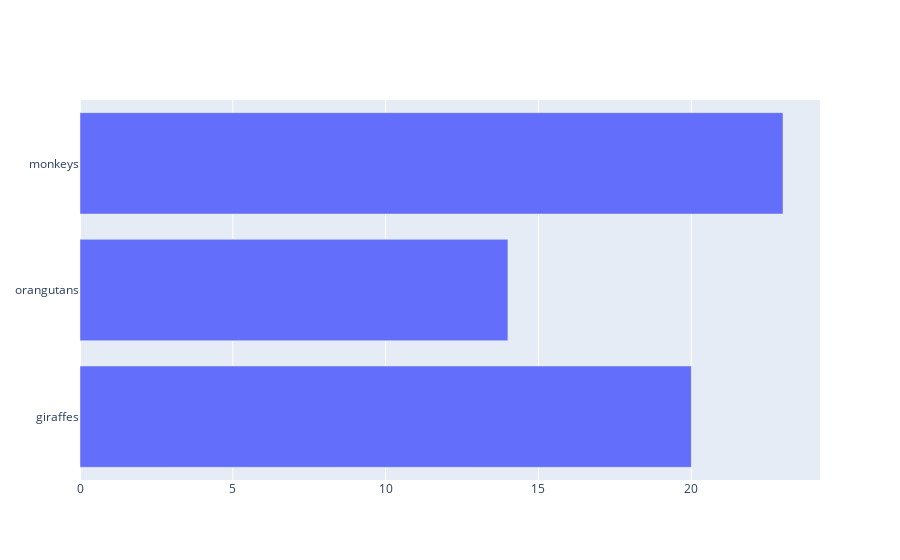

The notebook cell this image was saved under:
### Code cell
fig = go.Figure(go.Bar(
            x=[20, 14, 23],
            y=['giraffes', 'orangutans', 'monkeys'],
            orientation='h'))

fig.show()

### Figure 1 — Plotly figure (JSON) as saved in the notebook; plotly's stock layout.template omitted (floating-point values rounded to 4 significant figures)
{"data": [{"orientation": "h", "type": "bar", "x": [20, 14, 23], "y": ["giraffes", "orangutans", "monkeys"]}], "layout": {"autosize": true, "xaxis": {"autorange": true, "range": [0, 24.21], "type": "linear"}, "yaxis": {"autorange": true, "range": [-0.5, 2.5], "type": "category"}}}
